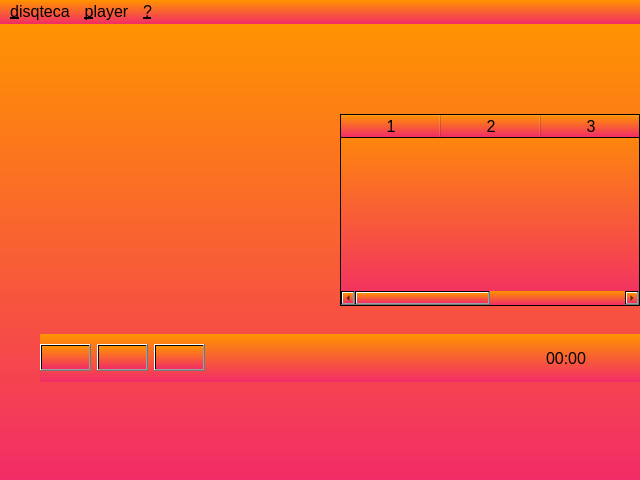
<?xml version="1.0" encoding="UTF-8"?>
<ui version="4.0">
 <class>disqteca</class>
 <widget class="QMainWindow" name="disqteca">
  <property name="geometry">
   <rect>
    <x>0</x>
    <y>0</y>
    <width>640</width>
    <height>480</height>
   </rect>
  </property>
  <property name="minimumSize">
   <size>
    <width>640</width>
    <height>480</height>
   </size>
  </property>
  <property name="sizeIncrement">
   <size>
    <width>24</width>
    <height>24</height>
   </size>
  </property>
  <property name="font">
   <font>
    <family>Helvetica Neue</family>
    <pointsize>12</pointsize>
   </font>
  </property>
  <property name="windowTitle">
   <string>disqteca</string>
  </property>
  <property name="windowIcon">
   <iconset resource="resources.qrc">
    <normaloff>:/disqteca/resources/icon.ico</normaloff>:/disqteca/resources/icon.ico</iconset>
  </property>
  <property name="windowOpacity">
   <double>1.000000000000000</double>
  </property>
  <property name="styleSheet">
   <string notr="true">* {
background-color: qlineargradient(x1: 0, y1: 0, x2: 0, y2: 1, stop: 0 rgb(255, 147, 0), stop: 1 rgb(242, 44, 103));
font-family: &quot;Helvetica Neue&quot;; font-size: 12pt;
}</string>
  </property>
  <widget class="QWidget" name="centralwidget">
   <widget class="QTableWidget" name="Mixteca">
    <property name="geometry">
     <rect>
      <x>340</x>
      <y>90</y>
      <width>300</width>
      <height>192</height>
     </rect>
    </property>
    <property name="minimumSize">
     <size>
      <width>300</width>
      <height>30</height>
     </size>
    </property>
    <property name="maximumSize">
     <size>
      <width>600</width>
      <height>16777215</height>
     </size>
    </property>
    <property name="selectionMode">
     <enum>QAbstractItemView::SingleSelection</enum>
    </property>
    <property name="selectionBehavior">
     <enum>QAbstractItemView::SelectRows</enum>
    </property>
    <property name="columnCount">
     <number>4</number>
    </property>
    <column/>
    <column/>
    <column/>
    <column/>
   </widget>
   <widget class="QWidget" name="controlesWidget" native="true">
    <property name="geometry">
     <rect>
      <x>40</x>
      <y>310</y>
      <width>600</width>
      <height>48</height>
     </rect>
    </property>
    <property name="sizePolicy">
     <sizepolicy hsizetype="Expanding" vsizetype="Minimum">
      <horstretch>0</horstretch>
      <verstretch>0</verstretch>
     </sizepolicy>
    </property>
    <property name="minimumSize">
     <size>
      <width>600</width>
      <height>36</height>
     </size>
    </property>
    <property name="maximumSize">
     <size>
      <width>16777215</width>
      <height>48</height>
     </size>
    </property>
    <layout class="QHBoxLayout" name="controlesHL">
     <property name="sizeConstraint">
      <enum>QLayout::SetDefaultConstraint</enum>
     </property>
     <property name="margin">
      <number>0</number>
     </property>
     <item>
      <layout class="QHBoxLayout" name="horizontalLayout_4">
       <item>
        <widget class="QPushButton" name="previousButton">
         <property name="text">
          <string/>
         </property>
         <property name="icon">
          <iconset resource="resources.qrc">
           <normaloff>:/disqteca/resources/icons/dark/appbar.control.rewind.png</normaloff>:/disqteca/resources/icons/dark/appbar.control.rewind.png</iconset>
         </property>
         <property name="iconSize">
          <size>
           <width>24</width>
           <height>24</height>
          </size>
         </property>
        </widget>
       </item>
       <item>
        <widget class="QPushButton" name="playToolbarButton">
         <property name="text">
          <string/>
         </property>
         <property name="icon">
          <iconset resource="resources.qrc">
           <normaloff>:/disqteca/resources/icons/dark/appbar.control.play.png</normaloff>:/disqteca/resources/icons/dark/appbar.control.play.png</iconset>
         </property>
         <property name="iconSize">
          <size>
           <width>36</width>
           <height>36</height>
          </size>
         </property>
        </widget>
       </item>
       <item>
        <widget class="QPushButton" name="nextButton">
         <property name="text">
          <string/>
         </property>
         <property name="icon">
          <iconset resource="resources.qrc">
           <normaloff>:/disqteca/resources/icons/dark/appbar.control.fastforward.png</normaloff>:/disqteca/resources/icons/dark/appbar.control.fastforward.png</iconset>
         </property>
         <property name="iconSize">
          <size>
           <width>24</width>
           <height>24</height>
          </size>
         </property>
        </widget>
       </item>
       <item>
        <widget class="Phonon::VolumeSlider" name="volumeSlider">
         <property name="minimumSize">
          <size>
           <width>48</width>
           <height>24</height>
          </size>
         </property>
         <property name="maximumSize">
          <size>
           <width>600</width>
           <height>16777215</height>
          </size>
         </property>
        </widget>
       </item>
      </layout>
     </item>
     <item>
      <spacer name="horizontalSpacer">
       <property name="orientation">
        <enum>Qt::Horizontal</enum>
       </property>
       <property name="sizeHint" stdset="0">
        <size>
         <width>40</width>
         <height>20</height>
        </size>
       </property>
      </spacer>
     </item>
     <item>
      <layout class="QHBoxLayout" name="horizontalLayout">
       <property name="sizeConstraint">
        <enum>QLayout::SetDefaultConstraint</enum>
       </property>
       <item>
        <widget class="QLabel" name="andamento">
         <property name="text">
          <string>00:00</string>
         </property>
        </widget>
       </item>
       <item>
        <widget class="Phonon::SeekSlider" name="seekSlider">
         <property name="minimumSize">
          <size>
           <width>48</width>
           <height>24</height>
          </size>
         </property>
        </widget>
       </item>
      </layout>
     </item>
    </layout>
   </widget>
  </widget>
  <widget class="QMenuBar" name="menubar">
   <property name="geometry">
    <rect>
     <x>0</x>
     <y>0</y>
     <width>640</width>
     <height>26</height>
    </rect>
   </property>
   <property name="font">
    <font>
     <family>Helvetica Neue</family>
     <pointsize>12</pointsize>
    </font>
   </property>
   <widget class="QMenu" name="menuPlayer">
    <property name="title">
     <string>&amp;disqteca</string>
    </property>
    <addaction name="action_abrir"/>
    <addaction name="separator"/>
    <addaction name="openAction"/>
    <addaction name="saveAction"/>
    <addaction name="separator"/>
    <addaction name="telaCheiaAction"/>
    <addaction name="sairAction"/>
   </widget>
   <widget class="QMenu" name="menuPlayer_2">
    <property name="title">
     <string>&amp;player</string>
    </property>
    <addaction name="playAction"/>
    <addaction name="stopAction"/>
    <addaction name="separator"/>
    <addaction name="rewindAction"/>
    <addaction name="previousAction"/>
    <addaction name="nextAction"/>
    <addaction name="forwardAction"/>
   </widget>
   <widget class="QMenu" name="menu">
    <property name="title">
     <string>&amp;?</string>
    </property>
    <addaction name="helpAction"/>
    <addaction name="actionSobre_o_disqteca"/>
    <addaction name="actionSobre_o_qt"/>
   </widget>
   <addaction name="menuPlayer"/>
   <addaction name="menuPlayer_2"/>
   <addaction name="menu"/>
  </widget>
  <action name="action_abrir">
   <property name="icon">
    <iconset resource="resources.qrc">
     <normaloff>:/disqteca/resources/icons/light/appbar.music.png</normaloff>:/disqteca/resources/icons/light/appbar.music.png</iconset>
   </property>
   <property name="text">
    <string>a&amp;dicionar mídia à mixteca...</string>
   </property>
   <property name="shortcut">
    <string>Ctrl+A</string>
   </property>
  </action>
  <action name="saveAction">
   <property name="icon">
    <iconset resource="resources.qrc">
     <normaloff>:/disqteca/resources/icons/light/appbar.disk.png</normaloff>:/disqteca/resources/icons/light/appbar.disk.png</iconset>
   </property>
   <property name="text">
    <string>&amp;salvar mixteca</string>
   </property>
   <property name="shortcut">
    <string>Ctrl+S</string>
   </property>
  </action>
  <action name="sairAction">
   <property name="icon">
    <iconset resource="resources.qrc">
     <normaloff>:/disqteca/resources/icons/light/appbar.close.png</normaloff>:/disqteca/resources/icons/light/appbar.close.png</iconset>
   </property>
   <property name="text">
    <string>sair</string>
   </property>
  </action>
  <action name="playAction">
   <property name="checkable">
    <bool>true</bool>
   </property>
   <property name="icon">
    <iconset resource="resources.qrc">
     <normaloff>:/disqteca/resources/icons/light/appbar.control.play.png</normaloff>
     <normalon>resources/icons/light/appbar.control.pause.png</normalon>:/disqteca/resources/icons/light/appbar.control.play.png</iconset>
   </property>
   <property name="text">
    <string>re&amp;produzir/&amp;pausar</string>
   </property>
   <property name="shortcut">
    <string>Space</string>
   </property>
  </action>
  <action name="actionSobre_o_disqteca">
   <property name="icon">
    <iconset>
     <normaloff>:/disqteca/icone.ico</normaloff>:/disqteca/icone.ico</iconset>
   </property>
   <property name="text">
    <string>sobre o &amp;disqteca</string>
   </property>
   <property name="shortcut">
    <string>Shift+F1</string>
   </property>
  </action>
  <action name="actionSobre_o_qt">
   <property name="icon">
    <iconset resource="resources.qrc">
     <normaloff>:/disqteca/resources/icons/light/appbar.information.circle.png</normaloff>:/disqteca/resources/icons/light/appbar.information.circle.png</iconset>
   </property>
   <property name="text">
    <string>sobre o &amp;qt</string>
   </property>
   <property name="shortcut">
    <string>Ctrl+Shift+F1</string>
   </property>
  </action>
  <action name="stopAction">
   <property name="text">
    <string>pa&amp;rar</string>
   </property>
   <property name="shortcut">
    <string>Return</string>
   </property>
  </action>
  <action name="previousAction">
   <property name="icon">
    <iconset resource="resources.qrc">
     <normaloff>:/disqteca/resources/icons/light/appbar.control.rewind.png</normaloff>:/disqteca/resources/icons/light/appbar.control.rewind.png</iconset>
   </property>
   <property name="text">
    <string>&amp;anterior</string>
   </property>
   <property name="shortcut">
    <string>Left</string>
   </property>
  </action>
  <action name="nextAction">
   <property name="icon">
    <iconset resource="resources.qrc">
     <normaloff>:/disqteca/resources/icons/light/appbar.control.fastforward.png</normaloff>:/disqteca/resources/icons/light/appbar.control.fastforward.png</iconset>
   </property>
   <property name="text">
    <string>&amp;próxima mídia</string>
   </property>
   <property name="shortcut">
    <string>Right</string>
   </property>
  </action>
  <action name="rewindAction">
   <property name="text">
    <string>re&amp;bobinar</string>
   </property>
   <property name="shortcut">
    <string>Shift+Left</string>
   </property>
  </action>
  <action name="forwardAction">
   <property name="text">
    <string>a&amp;vançar</string>
   </property>
   <property name="shortcut">
    <string>Shift+Right</string>
   </property>
  </action>
  <action name="telaCheiaAction">
   <property name="checkable">
    <bool>true</bool>
   </property>
   <property name="text">
    <string>&amp;tela cheia</string>
   </property>
   <property name="shortcut">
    <string>F11</string>
   </property>
  </action>
  <action name="actionAumentar_volume">
   <property name="icon">
    <iconset resource="resources.qrc">
     <normaloff>:/disqteca/resources/icons/light/appbar.sound.3.png</normaloff>:/disqteca/resources/icons/light/appbar.sound.3.png</iconset>
   </property>
   <property name="text">
    <string>aumentar volume</string>
   </property>
   <property name="shortcut">
    <string>Up</string>
   </property>
  </action>
  <action name="actionDiminuir_volume">
   <property name="icon">
    <iconset resource="resources.qrc">
     <normaloff>:/disqteca/resources/icons/light/appbar.sound.1.png</normaloff>:/disqteca/resources/icons/light/appbar.sound.1.png</iconset>
   </property>
   <property name="text">
    <string>diminuir volume</string>
   </property>
   <property name="shortcut">
    <string>Down</string>
   </property>
  </action>
  <action name="actionMudo">
   <property name="icon">
    <iconset resource="resources.qrc">
     <normaloff>:/disqteca/resources/icons/light/appbar.sound.mute.png</normaloff>:/disqteca/resources/icons/light/appbar.sound.mute.png</iconset>
   </property>
   <property name="text">
    <string>mudo</string>
   </property>
  </action>
  <action name="openAction">
   <property name="icon">
    <iconset resource="resources.qrc">
     <normaloff>:/disqteca/resources/icons/light/appbar.page.music.png</normaloff>:/disqteca/resources/icons/light/appbar.page.music.png</iconset>
   </property>
   <property name="text">
    <string>&amp;abrir mixteca</string>
   </property>
  </action>
  <action name="helpAction">
   <property name="text">
    <string>&amp;como usar</string>
   </property>
   <property name="shortcut">
    <string>F1</string>
   </property>
  </action>
 </widget>
 <customwidgets>
  <customwidget>
   <class>Phonon::SeekSlider</class>
   <extends>QWidget</extends>
   <header location="global">phonon/seekslider.h</header>
  </customwidget>
  <customwidget>
   <class>Phonon::VolumeSlider</class>
   <extends>QWidget</extends>
   <header location="global">phonon/volumeslider.h</header>
  </customwidget>
 </customwidgets>
 <resources>
  <include location="resources.qrc"/>
 </resources>
 <connections/>
</ui>
